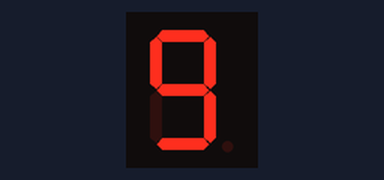
A sketch run on a simulated Arduino Uno, built with avr-gcc and run on an emulated ATmega328P. Shown: 1-digit seven-segment display. Wiring (inferred from the names in the program): 1-digit 7-segment display, segments lit when HIGH: segments pin 5, pin 6, pin 7, pin 8, pin 9, pin 10, pin 11. The segment pins are drawn as the display they are named for.

Above: at 0.1 s.
At 0.6 s:
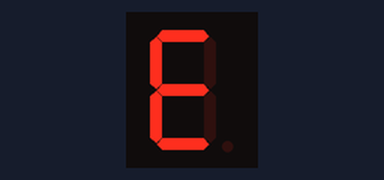
At 1.1 s:
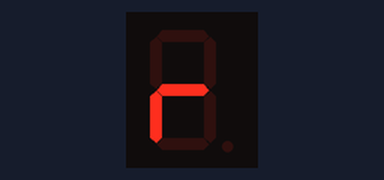
At 1.6 s:
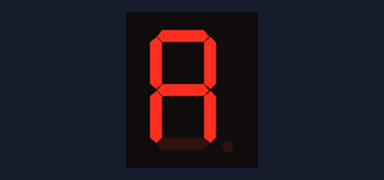
At 2.6 s:
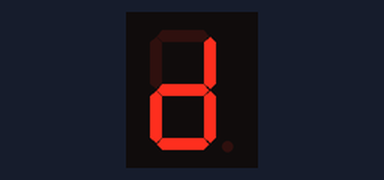

The sketch:

NOM_LEDS.ino
```cpp
/***********************************************************
**                                                        **
**             Títol: Display de 7 segments               **
**                                                        **
**                                                        **
**                                                        **
**   NOM: Gerard Gonzalez Torres             Data:        **
***********************************************************/
//*********************** INCLUDE **************************

//********************** VARIABLES *************************
  const byte segA = 5;
  const byte segB = 6;
  const byte segC = 7;
  const byte segD = 8;
  const byte segE = 9;
  const byte segF = 10;
  const byte segG = 11;
  int temps = 500;
//************************ SETUP ***************************
void setup() {
 pinMode(segA, OUTPUT);
 pinMode(segB, OUTPUT);
 pinMode(segC, OUTPUT);
 pinMode(segD, OUTPUT);
 pinMode(segE, OUTPUT);
 pinMode(segF, OUTPUT);
 pinMode(segG, OUTPUT);
}
//************************* LOOP ***************************
void loop() {
  // G
  digitalWrite(segA, HIGH);
  digitalWrite(segB, HIGH);
  digitalWrite(segC, HIGH);
  digitalWrite(segD, HIGH);
  digitalWrite(segE, LOW);
  digitalWrite(segF, HIGH);
  digitalWrite(segG, HIGH);
delay (temps);
  digitalWrite(segA, LOW);
  digitalWrite(segB, LOW);
  digitalWrite(segC, LOW);
  digitalWrite(segD, LOW);
  digitalWrite(segE, LOW);
  digitalWrite(segF, LOW);
  digitalWrite(segG, LOW);

  // E
  digitalWrite(segA, HIGH);
  digitalWrite(segB, LOW);
  digitalWrite(segC, LOW);
  digitalWrite(segD, HIGH);
  digitalWrite(segE, HIGH);
  digitalWrite(segF, HIGH);
  digitalWrite(segG, HIGH);
delay (temps);
  digitalWrite(segA, LOW);
  digitalWrite(segB, LOW);
  digitalWrite(segC, LOW);
  digitalWrite(segD, LOW);
  digitalWrite(segE, LOW);
  digitalWrite(segF, LOW);
  digitalWrite(segG, LOW);

  // R
  digitalWrite(segA, LOW);
  digitalWrite(segB, LOW);
  digitalWrite(segC, LOW);
  digitalWrite(segD, LOW);
  digitalWrite(segE, HIGH);
  digitalWrite(segF, LOW);
  digitalWrite(segG, HIGH);
delay (temps);
  digitalWrite(segA, LOW);
  digitalWrite(segB, LOW);
  digitalWrite(segC, LOW);
  digitalWrite(segD, LOW);
  digitalWrite(segE, LOW);
  digitalWrite(segF, LOW);
  digitalWrite(segG, LOW);

  // A
  digitalWrite(segA, HIGH);
  digitalWrite(segB, HIGH);
  digitalWrite(segC, HIGH);
  digitalWrite(segD, LOW);
  digitalWrite(segE, HIGH);
  digitalWrite(segF, HIGH);
  digitalWrite(segG, HIGH);
delay (temps);
  digitalWrite(segA, LOW);
  digitalWrite(segB, LOW);
  digitalWrite(segC, LOW);
  digitalWrite(segD, LOW);
  digitalWrite(segE, LOW);
  digitalWrite(segF, LOW);
  digitalWrite(segG, LOW);

  // R
  digitalWrite(segA, LOW);
  digitalWrite(segB, LOW);
  digitalWrite(segC, LOW);
  digitalWrite(segD, LOW);
  digitalWrite(segE, HIGH);
  digitalWrite(segF, LOW);
  digitalWrite(segG, HIGH);
delay (temps);
  digitalWrite(segA, LOW);
  digitalWrite(segB, LOW);
  digitalWrite(segC, LOW);
  digitalWrite(segD, LOW);
  digitalWrite(segE, LOW);
  digitalWrite(segF, LOW);
  digitalWrite(segG, LOW);

  // D
  digitalWrite(segA, LOW);
  digitalWrite(segB, HIGH);
  digitalWrite(segC, HIGH);
  digitalWrite(segD, HIGH);
  digitalWrite(segE, HIGH);
  digitalWrite(segF, LOW);
  digitalWrite(segG, HIGH);
delay (temps);
  digitalWrite(segA, LOW);
  digitalWrite(segB, LOW);
  digitalWrite(segC, LOW);
  digitalWrite(segD, LOW);
  digitalWrite(segE, LOW);
  digitalWrite(segF, LOW);
  digitalWrite(segG, LOW);


    // B11110110,Representa la g
    // B10011110,Representa la e
    // B00001010,Representa la r
    // B11101110,Representa la a
    // B00001010,Representa la r
    // B01111010,Representa la d

}
//*********************** FUNCTIONS ************************
```

Measured:
- by itself, everything shown: repeats every 3.0 s, in 7 steps
- what the display in image 1 shows lasts 0.5 s, from 0.5 s to 1.0 s
